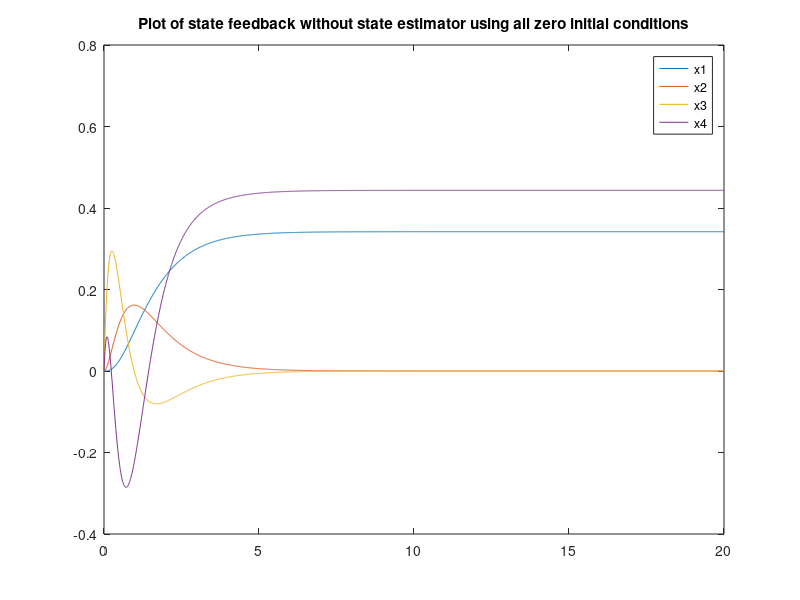
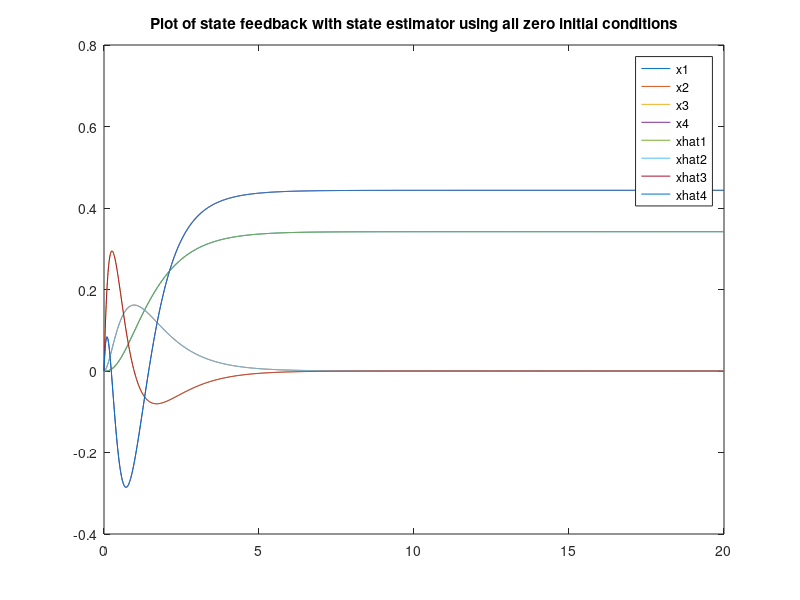
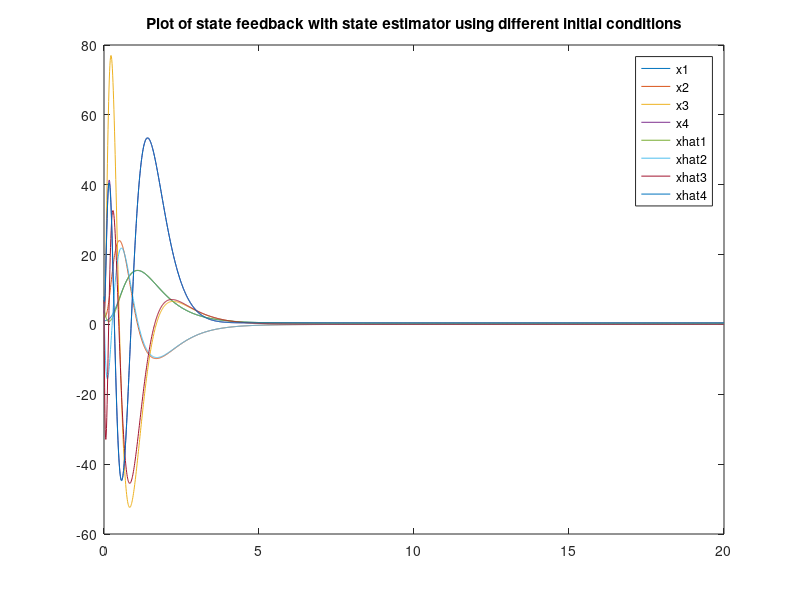
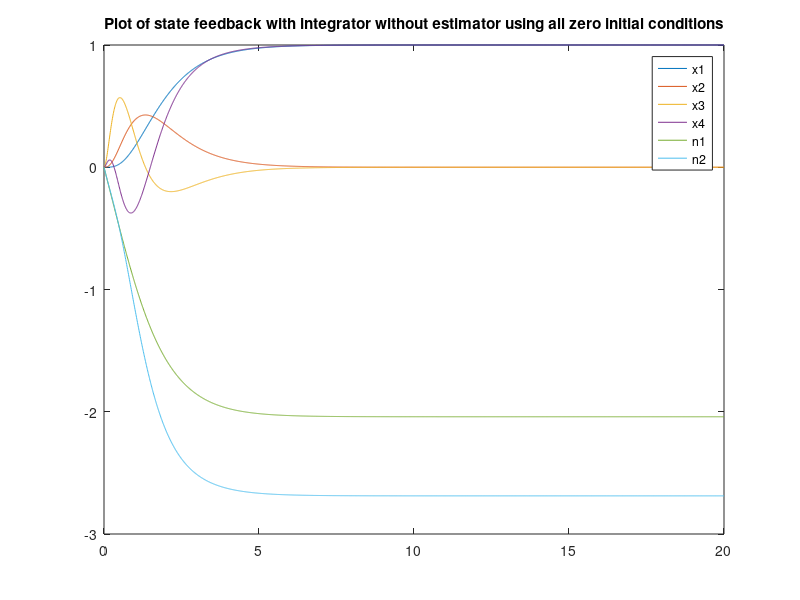

Source code (MATLAB) for these figures, in order:
clear all;
close all;

%Navdeep Sidhu 20577393
%Haiqiao Chen 20569361
%Ardalan Abolfazli 20571471

%% Part 1: Combined system of state feedback and state estimator

A = [0 1 0 0;
    0 0 1 0;
    -3 1 2 3;
    2 1 0 0];

B = [0 0;
    0 0;
    1 2;
    0 2];

C = [1 0 0 0;
    0 0 0 1];

D = [0 0;                                       % Note: D is 2x2 since we have 2 inputs and 2 outputs
    0 0];

ev_desired_K = [-1 -2 -3 -4];                   % state feedback ev's are chosen arbitrarily
ev_desired_F = [-2 -4 -6 -8];                   % state estimator ev's must be atleast 2x faster than state feedback ev's

K = place(A, B, ev_desired_K);
F_transpose = place(A.', C.', ev_desired_F);
F = transpose(F_transpose);

A_sf = A-B*K;                                   % 'A' matrix for state feedback only

A_combined = [A -B*K;
    F*C A-F*C-B*K];

B_combined = [B;
    B];
    
C_combined = [C -D*K];

D_combined = D;

sys_sf = ss(A_sf, B, C, D);
sys_combined = ss(A_combined, B_combined, C_combined, D_combined);

x0_sf = [0 0 0 0];                              % state feedback 'A' matirx is 4x4, thus need 4 IC's
x0_combined_all_zeros = [0 0 0 0 0 0 0 0];      % combined 'A' matrix is 8x8, thus need 8 IC's (4 for 'x' and 4 for 'x_hat')
x0_combined_diff_inputs = [1 2 3 4 5 6 7 8];

tspan = 0:0.01:20;
u = [ones(size(tspan,2),1) ones(size(tspan,2),1)];   % use ones() since 'u' is a step input & need 2 columns since 2 inputs 
                                                     % size(tspan,2) to get its number of columns which holds its length
                                                     % ones(size(tspan,2),1) use the ,1 so we only create a single column of ones instead of a square matrix
                                                                                                      
[y_sf, t_sf, x_sf] = lsim(sys_sf, u, tspan, x0_sf);
[y_combined_all_zeros, t_combined_all_zeros, x_combined_all_zeros] = lsim(sys_combined, u, tspan, x0_combined_all_zeros);
[y_combined_diff_inputs, t_combined_diff_inputs, x_combined_diff_inputs] = lsim(sys_combined, u, tspan, x0_combined_diff_inputs);

figure
plot(t_sf,x_sf);
title('Plot of state feedback without state estimator using all zero initial conditions');
legend('x1', 'x2', 'x3', 'x4');

figure
plot(t_combined_all_zeros,x_combined_all_zeros);
title('Plot of state feedback with state estimator using all zero initial conditions');
legend('x1', 'x2', 'x3', 'x4', 'xhat1', 'xhat2', 'xhat3', 'xhat4');

figure
plot(t_combined_diff_inputs,x_combined_diff_inputs);
title('Plot of state feedback with state estimator using different initial conditions');
legend('x1', 'x2', 'x3', 'x4', 'xhat1', 'xhat2', 'xhat3', 'xhat4');


%% Part 2: Regulator 

% z has states [x_dot;   which is a 6x1 matrix
%               n_dot]

A_aug = [A zeros(4,2);
    C zeros(2)];

B_aug = [B;
    zeros(2)];

C_aug = [C zeros(2)];

ev_desired_F_prime = [-1 -2 -3 -4 -5 -6];

F_prime = place(A_aug, B_aug, ev_desired_F_prime);

closed_loop_ev = eig(A_aug-B_aug*F_prime);  % verifying ev's

F1_prime = F_prime(:,(1:4));                % F1_prime is 2x4
F2_prime = F_prime(:,(5:6));                % F2_prime is 2x2 


% the final system has states [x;   which is a 6x1 matrix
%                              n];

A_system = [A-B*F1_prime -B*F2_prime;
    C zeros(2)];

B_system = [zeros(4,2);
    -eye(2)];

C_system = [C zeros(2)];

D_system = D;

sys_system = ss(A_system, B_system, C_system, D_system);

x0_system = [0 0 0 0 0 0];

tspan = 0:0.01:20;
u = [ones(size(tspan,2), 1) ones(size(tspan,2), 1)];

[y_system, t_system, x_system] = lsim(sys_system, u, tspan, x0_system);

figure
plot(t_system,x_system);
title('Plot of state feedback with integrator without estimator using all zero initial conditions');
legend('x1', 'x2', 'x3', 'x4', 'n1', 'n2');

